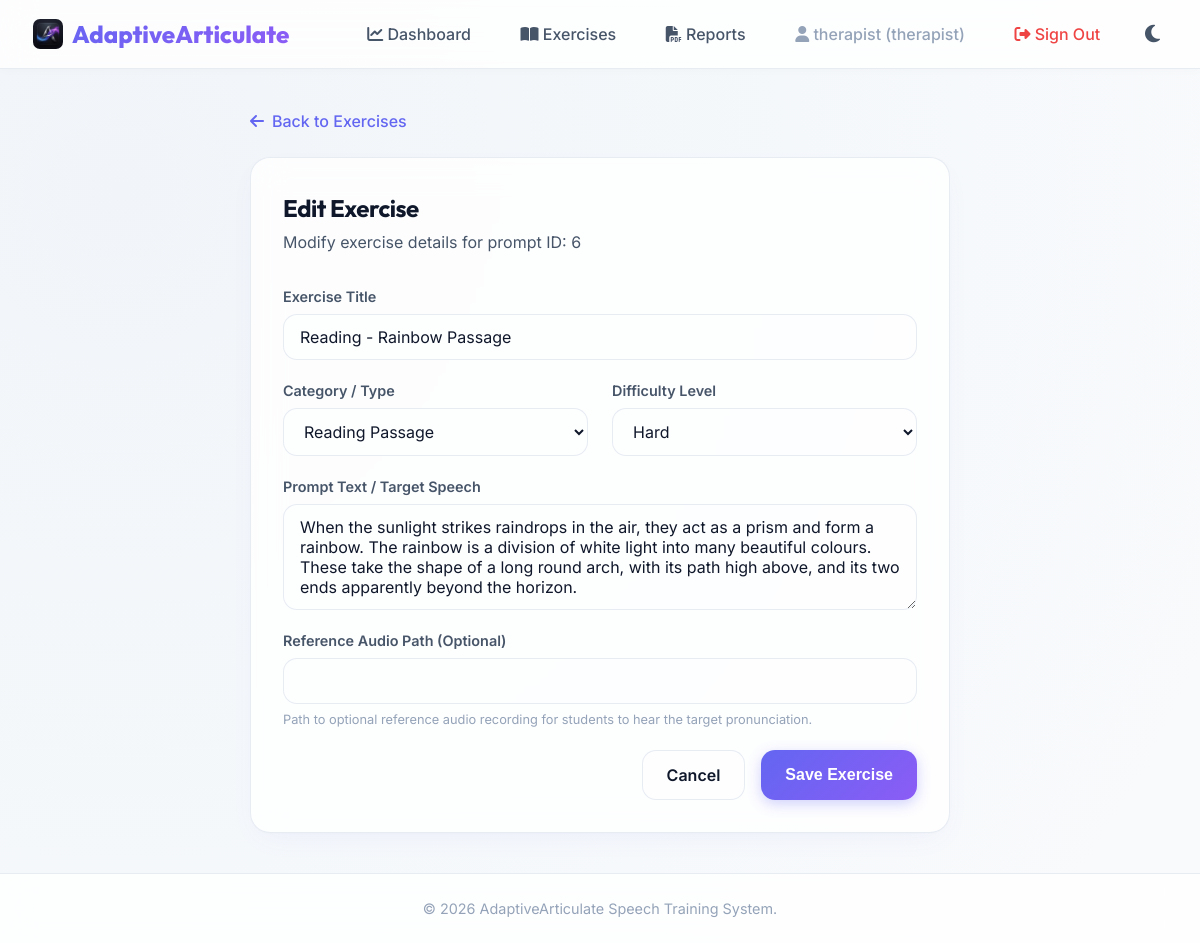
The app's page /exercises/edit/6 (signed in) with its own data.
### app/models/user.py (models this page shows, shortened)
class User(UserMixin, db.Model):  # type: ignore[name-defined]
    __tablename__ = "users"
    id = db.Column(db.Integer, primary_key=True)
    email = db.Column(db.String(120), unique=True, nullable=False, index=True)
    password_hash = db.Column(db.String(255), nullable=False)
    role = db.Column(
        db.String(20), nullable=False, default="student"
    )  # student, therapist, supervisor, admin
    is_verified = db.Column(db.Boolean, default=False, nullable=False)
    is_active = db.Column(db.Boolean, default=True, nullable=False)
    created_at = db.Column(db.DateTime, default=datetime.utcnow, nullable=False)
    last_login = db.Column(db.DateTime, nullable=True)
    api_token = db.Column(db.String(64), unique=True, nullable=True, index=True)

### app/models/exercise.py (models this page shows, shortened)
class Exercise(db.Model):  # type: ignore[name-defined]
    __tablename__ = "exercises"
    id = db.Column(db.Integer, primary_key=True)
    title = db.Column(db.String(100), nullable=False)
    type = db.Column(
        db.String(50), nullable=False, index=True
    )  # sound, word, phrase, sentence, reading
    difficulty = db.Column(db.String(20), nullable=False)  # easy, medium, hard
    prompt_text = db.Column(db.Text, nullable=False)
    reference_audio_path = db.Column(db.String(255), nullable=True)
    created_at = db.Column(db.DateTime, default=datetime.utcnow)
    attempts = db.relationship("ExerciseAttempt", backref="exercise", cascade="all, delete-orphan")
    recommendations = db.relationship(
        "Recommendation", backref="exercise", cascade="all, delete-orphan"
    )

### app/exercises/routes.py (the view, shortened to what this page needs)
@exercises_bp.route("/edit/<int:exercise_id>", methods=["GET", "POST"])
@login_required
@roles_required("therapist", "admin")
def edit(exercise_id: int) -> Any:
    exercise = exercise_service.get_exercise_by_id(exercise_id)
    if not exercise:
        flash("Exercise not found.", "danger")
        return redirect(url_for("exercises.index"))
    form = ExerciseForm(obj=exercise)
    return render_template("exercises/edit.html", form=form, exercise=exercise)

### app/exercises/forms.py
class ExerciseForm(FlaskForm):
    title = StringField(
        "Exercise Title",
        validators=[
            InputRequired(),
            Length(max=100, message="Title must be 100 characters or less."),
        ],
    )
    type = SelectField(
        "Category / Type",
        choices=[
            ("sound", "Sound (Single phoneme)"),
            ("word", "Word"),
            ("phrase", "Phrase"),
            ("sentence", "Sentence"),
            ("reading", "Reading Passage"),
        ],
        validators=[InputRequired()],
    )
    difficulty = SelectField(
        "Difficulty Level",
        choices=[
            ("easy", "Easy"),
            ("medium", "Medium"),
            ("hard", "Hard"),
        ],
        validators=[InputRequired()],
    )
    prompt_text = TextAreaField(
        "Prompt Text / Target Speech",
        validators=[InputRequired(), Length(min=1, message="Prompt text is required.")],
    )
    reference_audio_path = StringField(
        "Reference Audio Path (Optional)",
        validators=[Optional(), Length(max=255)],
    )
    submit = SubmitField("Save Exercise")

### app/services/exercise_service.py (called while the page is built)
    def get_exercise_by_id(self, exercise_id: int) -> Optional[Exercise]:
        return db.session.get(Exercise, exercise_id)

### app/services/user_service.py (called while the page is built)
    def get_user_by_id(self, user_id: int) -> Optional[User]:
        return db.session.get(User, user_id)

### app/templates/exercises/edit.html (shortened to what this page needs)
{% extends "base.html" %}
{% block content %}
<div style="max-width: 700px; margin: 0 auto;">
    <a href="{{ url_for('exercises.index') }}" style="display: inline-flex; align-items: center; gap: 0.5rem; font-weight: 500; margin-bottom: 1.5rem;">
        <i class="fa-solid fa-arrow-left"></i> Back to Exercises
    </a>
    <div class="card">
        <div style="margin-bottom: 2rem;">
            <h2>Edit Exercise</h2>
            <p style="color: var(--text-secondary); margin-top: 0.25rem;">Modify exercise details for prompt ID: {{ exercise.id }}</p>
        </div>
        <form method="POST" action="{{ url_for('exercises.edit', exercise_id=exercise.id) }}">
            <div class="form-group">
                {{ form.title.label(class="form-label") }}
                {{ form.title(class="form-control") }}
            </div>
            <div style="display: grid; grid-template-columns: 1fr 1fr; gap: 1.5rem;">
                <div class="form-group">
                    {{ form.type.label(class="form-label") }}
                    {{ form.type(class="form-control") }}
                </div>
                <div class="form-group">
                    {{ form.difficulty.label(class="form-label") }}
                    {{ form.difficulty(class="form-control") }}
                </div>
            </div>
            <div class="form-group">
                {{ form.prompt_text.label(class="form-label") }}
                {{ form.prompt_text(class="form-control", rows="4") }}
            </div>
            <div class="form-group">
                {{ form.reference_audio_path.label(class="form-label") }}
                {{ form.reference_audio_path(class="form-control") }}
                <small class="form-text">Path to optional reference audio recording for students to hear the target pronunciation.</small>
            </div>
            <div class="mt-4" style="display: flex; gap: 1rem; justify-content: flex-end;">
                <a href="{{ url_for('exercises.index') }}" class="btn btn-secondary">Cancel</a>
                {{ form.submit(class="btn btn-primary") }}
            </div>
        </form>
    </div>
</div>
{% endblock %}

### app/templates/base.html (shortened to what this page needs)
<!DOCTYPE html>
<html lang="en">
<head>
    <link rel="stylesheet" href="{{ url_for('static', filename='css/style.css') }}">
    <link rel="stylesheet" href="https://cdn.jsdelivr.net/npm/@fortawesome/fontawesome-free@6.5.2/css/all.min.css">
</head>
<body>
    <nav class="navbar" id="navbar">
        <a href="{{ url_for('index') }}" class="nav-brand">
            <img src="{{ url_for('static', filename='img/logo_icon.png') }}" alt="Logo" class="brand-logo-icon"> AdaptiveArticulate
        </a>
        <ul class="nav-links">
            {% if current_user.is_authenticated %}
                <li>
                    <a href="{{ url_for('users.dashboard_gate') }}" class="nav-link">
                        <i class="fa-solid fa-chart-line"></i> Dashboard
                    </a>
                </li>
                {% if current_user.role == 'student' %}
                    <li>
                        <a href="{{ url_for('exercises.index') }}" class="nav-link">
                            <i class="fa-solid fa-microphone"></i> Practise
                        </a>
                    </li>
                {% elif current_user.role in ['therapist', 'admin'] %}
                    <li>
                        <a href="{{ url_for('exercises.index') }}" class="nav-link">
                            <i class="fa-solid fa-book-open"></i> Exercises
                        </a>
                    </li>
                {% endif %}
                <li>
                    <a href="{{ url_for('reports.download') }}" class="nav-link">
                        <i class="fa-solid fa-file-pdf"></i> Reports
                    </a>
                </li>
                <li>
                    <span class="nav-link" style="color: var(--text-muted);">
                        <i class="fa-solid fa-user"></i> {{ current_user.email.split('@')[0] }} ({{ current_user.role }})
                    </span>
                </li>
                <li>
                    <a href="{{ url_for('auth.logout') }}" class="nav-link" style="color: var(--danger);">
                        <i class="fa-solid fa-right-from-bracket"></i> Sign Out
                    </a>
                </li>
            {% endif %}
            <li>
                <button class="theme-toggle-btn" id="theme-toggle" aria-label="Toggle dark mode">
                    <i class="fa-solid fa-moon" id="theme-icon"></i>
                </button>
            </li>
        </ul>
    </nav>
    <main class="main-content">
        {% block content %}{% endblock %}
    </main>
    <footer class="footer">
        <p>&copy; 2026 AdaptiveArticulate Speech Training System.</p>
    </footer>
</body>
</html>

### records on screen
User: email "therapist", role "therapist"
Exercise: id "6", title "Reading - Rainbow Passage", type "Reading Passage", difficulty "Hard", prompt_text "When the sunlight strikes raindrops in the air, they act as a prism and form a rainbow. The rainbow is a division of white light into many beautiful colours. These take the shape of a long round arch, with its path high above, and its two ends apparently beyond the horizon."
